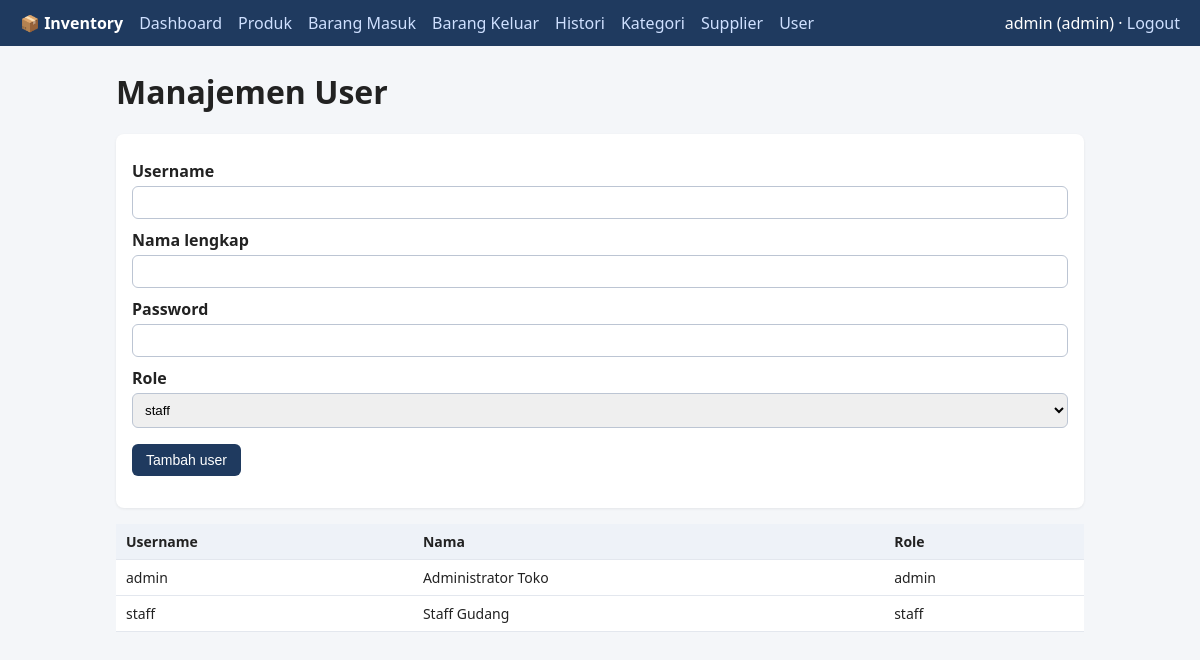
Screenshot of /users/index.php (signed in) with the database file from the repository.
### tables this page shows
CREATE TABLE users (
    id INT PRIMARY KEY AUTO_INCREMENT,
    username VARCHAR(50) NOT NULL UNIQUE,
    password_hash VARCHAR(255) NOT NULL,
    role ENUM('admin','staff') NOT NULL DEFAULT 'staff',
    created_at TIMESTAMP NOT NULL DEFAULT CURRENT_TIMESTAMP
);

CREATE TABLE user_profiles (
    id INT PRIMARY KEY AUTO_INCREMENT,
    user_id INT NOT NULL UNIQUE,
    full_name VARCHAR(100) NOT NULL,
    FOREIGN KEY (user_id) REFERENCES users(id) ON UPDATE CASCADE ON DELETE CASCADE
);

### helpers/auth.php (called while the page is built, shortened)
<?php
function current_user(): ?array
{
    return $_SESSION['user'] ?? null;
}
function is_admin(): bool
{
    return (current_user()['role'] ?? '') === 'admin';
}

### helpers/escape.php (called while the page is built)
<?php
function e($value): string
{
    return htmlspecialchars((string) $value, ENT_QUOTES, 'UTF-8');
}

### public/users/index.php (the view, shortened to what this page needs)
<?php
require_once __DIR__ . '/../../helpers/auth.php';
require_once __DIR__ . '/../../config/database.php';
$users = $pdo->query('SELECT u.id, u.username, u.role, up.full_name FROM users u
                      LEFT JOIN user_profiles up ON up.user_id = u.id ORDER BY u.id')->fetchAll();
$title = 'User'; $root = '../';
require __DIR__ . '/../../views/header.php';
?>
<h1>Manajemen User</h1>
<form method="post" class="card">
  <label>Username</label><input name="username" required>
  <label>Nama lengkap</label><input name="full_name" required>
  <label>Password</label><input type="password" name="password" required>
  <label>Role</label><select name="role"><option value="staff">staff</option><option value="admin">admin</option></select>
  <p><button>Tambah user</button></p>
</form>
<table><tr><th>Username</th><th>Nama</th><th>Role</th></tr>
<?php foreach ($users as $u): ?>
<tr><td><?= e($u['username']) ?></td><td><?= e($u['full_name']) ?></td><td><?= e($u['role']) ?></td></tr>
<?php endforeach; ?>
</table>
<?php require __DIR__ . '/../../views/footer.php';

### views/header.php (shortened to what this page needs)
<?php
require_once __DIR__ . '/../helpers/escape.php';
$root = $root ?? '';
$user = current_user();
?>
<!DOCTYPE html>
<html lang="id">
<head>
<link rel="stylesheet" href="<?= $root ?>assets/style.css">
</head>
<body>
<?php if ($user): ?>
<nav>
  <strong>📦 Inventory</strong>
  <a href="<?= $root ?>dashboard.php">Dashboard</a>
  <a href="<?= $root ?>products/index.php">Produk</a>
  <a href="<?= $root ?>stock/in.php">Barang Masuk</a>
  <a href="<?= $root ?>stock/out.php">Barang Keluar</a>
  <a href="<?= $root ?>stock/history.php">Histori</a>
  <?php if (is_admin()): ?>
    <a href="<?= $root ?>categories/index.php">Kategori</a>
    <a href="<?= $root ?>suppliers/index.php">Supplier</a>
    <a href="<?= $root ?>users/index.php">User</a>
  <?php endif; ?>
  <span class="right"><?= e($user['username']) ?> (<?= e($user['role']) ?>)
    · <a href="<?= $root ?>logout.php">Logout</a></span>
</nav>
<?php endif; ?>
<main>

### public/assets/style.css (style rules this page uses)
* { box-sizing:border-box }
body { font-family:system-ui,Arial,sans-serif;margin:0;background:#f4f6f9;color:#222 }
nav { background:#1f3a5f;color:#fff;padding:12px 20px;display:flex;gap:16px;align-items:center;flex-wrap:wrap }
nav a { color:#cfe0ff;text-decoration:none }
nav .right { margin-left:auto }
main { max-width:1000px;margin:24px auto;padding:0 16px }
h1 { margin-top:0 }
table { width:100%;border-collapse:collapse;background:#fff }
th,td { padding:8px 10px;border-bottom:1px solid #e3e7ee;text-align:left;font-size:14px }
th { background:#eef2f8 }
.card { background:#fff;padding:16px;border-radius:8px;box-shadow:0 1px 3px #0001;margin-bottom:16px }
label { display:block;margin:10px 0 4px;font-weight:600 }
input,select,textarea { width:100%;padding:8px;border:1px solid #bcc5d3;border-radius:6px }
button,.btn { background:#1f3a5f;color:#fff;border:0;padding:8px 14px;border-radius:6px;cursor:pointer;text-decoration:none;display:inline-block;font-size:14px }

### rows the page displays
users: username "admin", role "admin"
user_profiles: user.username "admin", full_name "Administrator Toko", user.role "admin"
user_profiles: user.username "staff", full_name "Staff Gudang", user.role "staff"
